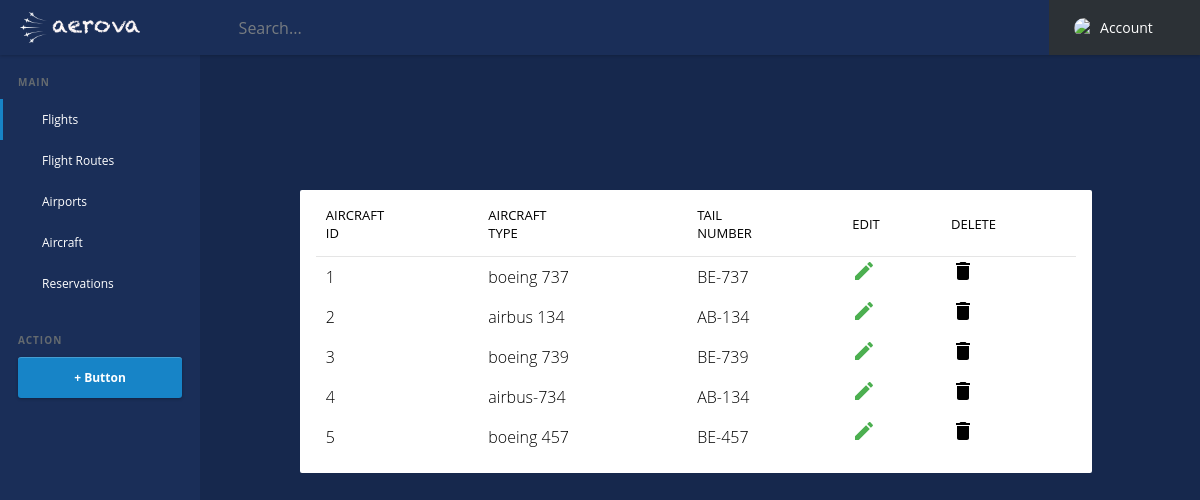
The app's page /views/partials/view-aircrafts.php with its own data.
### tables this page shows
CREATE TABLE `aircraft` (
  `aircraft_id` bigint(20) UNSIGNED NOT NULL,
  `carrier_id` bigint(20) UNSIGNED NOT NULL,
  `aircraft_type` varchar(20) NOT NULL,
  `tail_number` varchar(20) NOT NULL
);

### views/partials/view-aircrafts.php (the view, shortened to what this page needs)
<?php
    require_once '../components/top.php';
?>
    <?php require_once '../components/topbar.php'; ?>
    <?php require_once '../components/sidebar.php'; ?>
    <div id="viewAircrafts">
        <section class="routes">
            <div class="routeView">
                <table>
                    <tr>
                        <th>Aircraft <br> ID</th>
                        <th>Aircraft <br> Type</th>
                        <th>Tail <br> Number</th>
                        <th>Edit</th>
                        <th>Delete</th>
                    </tr>
                    <?php
                        require_once '../../database.php';
                        try {
                            $stmt = $db->prepare('select * from aircraft');
                            $stmt->execute();
                            $aAircrafts = $stmt->fetchAll();
                            foreach ($aAircrafts as $aircraft) {
                                echo    '<tr class="aircraft">
                                            <td>'.$aircraft['aircraft_id'].'</td>
                                            <td>'.$aircraft['aircraft_type'].'</td>
                                            <td>'.$aircraft['tail_number'].'</td>
                                            <td class="editFlight"><svg xmlns="http://www.w3.org/2000/svg" width="24" height="24" viewBox="0 0 24 24"><path d="M3 17.25V21h3.75L17.81 9.94l-3.75-3.75L3 17.25zM20.71 7.04c.39-.39.39-1.02 0-1.41l-2.34-2.34c-.39-.39-1.02-.39-1.41 0l-1.83 1.83 3.75 3.75 1.83-1.83z"/><path d="M0 0h24v24H0z" fill="none"/></svg></td>
                                            <td class="deleteFlight"><svg xmlns="http://www.w3.org/2000/svg" width="24" height="24" viewBox="0 0 24 24"><path d="M6 19c0 1.1.9 2 2 2h8c1.1 0 2-.9 2-2V7H6v12zM19 4h-3.5l-1-1h-5l-1 1H5v2h14V4z"/><path d="M0 0h24v24H0z" fill="none"/></svg></td>
                                        </tr>';
                            }
                        }catch( PDOException $ex ){
                            echo '{"status": 0, "message": "error"}';
                        }
                    ?>
                </table>
            </div>
        </section>
    </div>
    <?php
        require_once ("../../../components/bottom.php");
    ?>

### css/main.css (style rules this page uses)
* { margin: 0; padding: 0; box-sizing: border-box; }
body { width: 100vw; height: 100vh; overflow: hidden; font-family: 'Roboto', sans-serif; font-size: 16px; color: #5e5e5e; }

### css/admin.css (style rules this page uses)
*, *::after, *::before { box-sizing: border-box; }
html { font-size: 62.5%; }
body { font-size: 1.6rem; font-family: "Open Sans", sans-serif; color: #3e454c; background-color: #16284D; overflow-y: scroll; }
body:after { clear: both; content: ""; display: table; }
table { border-collapse: collapse; width: 96%; margin: 2%; }
table tr th { text-align: left; font-weight: 400; font-size: 13px; text-transform: uppercase; border-bottom: 1px solid rgba(0, 0, 0, 0.1); padding: 0 10px; padding-bottom: 14px; }
table tr td { line-height: 40px; font-weight: 300; padding: 0 10px; }
table tr td.editFlight { cursor: pointer; }
table tr td.editFlight svg { fill: #4caf50; }

### css/partials/aircrafts.css (style rules this page uses)
div#viewAircrafts { margin: 0; }
div#viewAircrafts section.routes { display: flex; background-color: #fff; color: black; border-radius: 2px; position: absolute; left: 58%; transform: translate(-50%, 0); margin-top: 30px; top: 20%; width: 66%; }
div#viewAircrafts section.routes div.routeView { width: 100%; }

### records on screen
aircraft: aircraft_id "1", aircraft_type "boeing 737", tail_number "BE-737"
aircraft: aircraft_id "2", aircraft_type "airbus 134", tail_number "AB-134"
aircraft: aircraft_id "3", aircraft_type "boeing 739", tail_number "BE-739"
aircraft: aircraft_id "4", aircraft_type "airbus-734", tail_number "AB-134"
aircraft: aircraft_id "5", aircraft_type "boeing 457", tail_number "BE-457"
